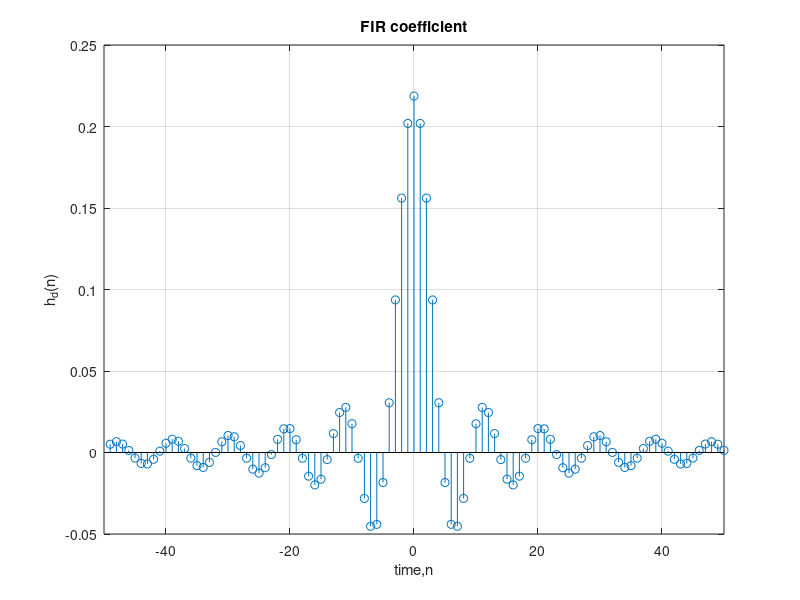
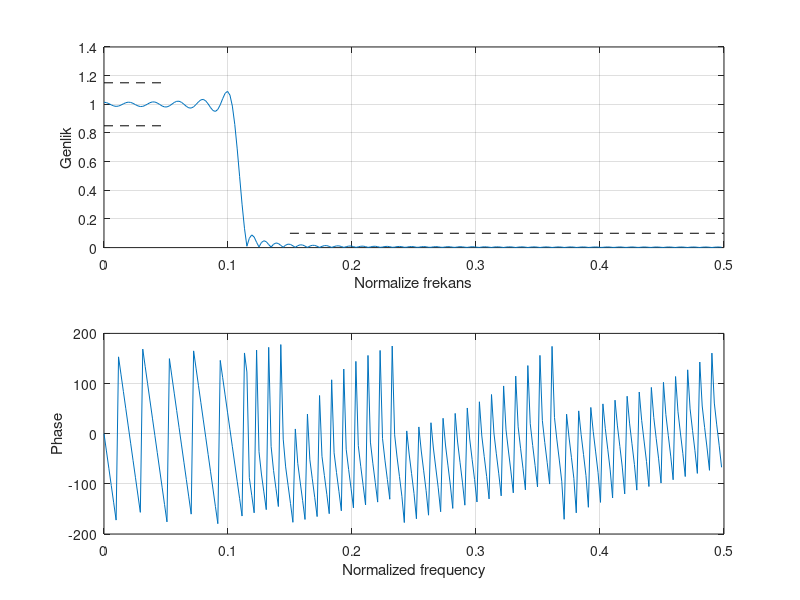
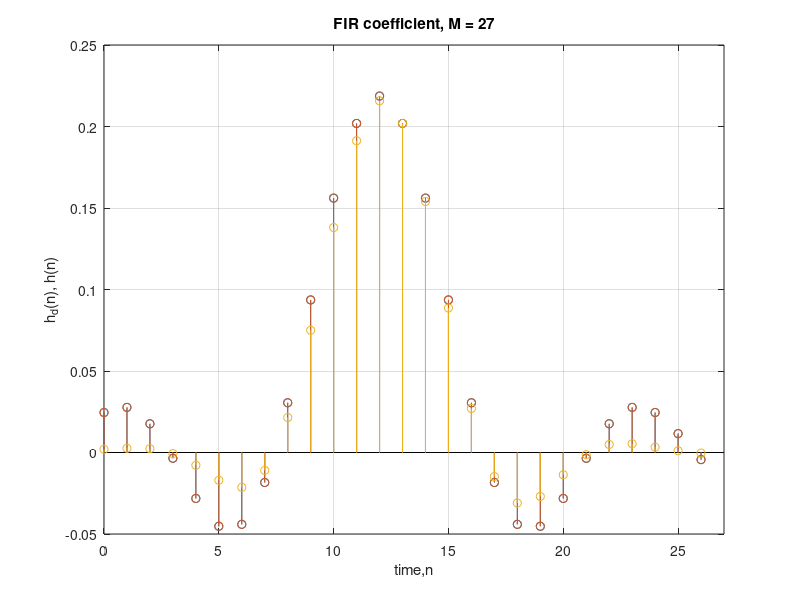
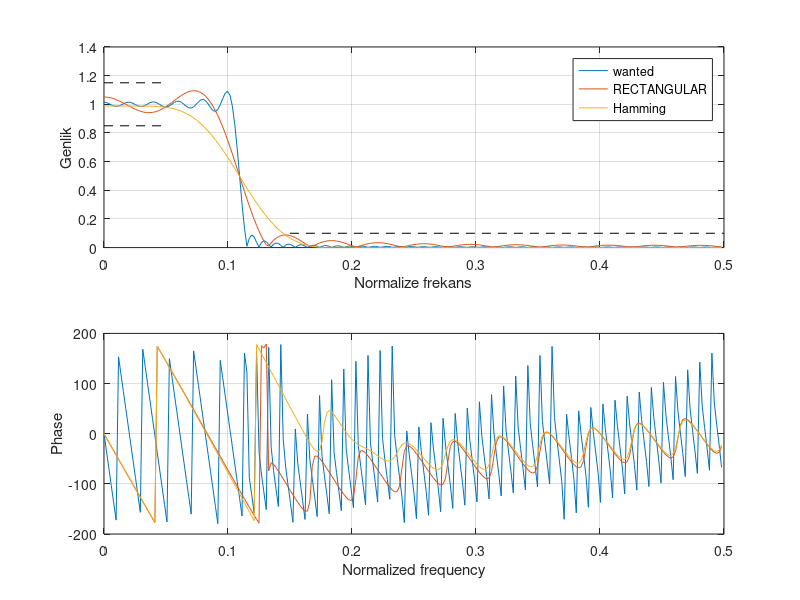

Source code (MATLAB) for these figures, in order:
% EEM 423 Digital Signal Processing / EEM 411 Sayısal İşaret İşleme 
% FIR filter scanning application with Window Approach
%Design Requirements
wc = 0.687;   d1=0.15;   d2=0.1;
wp = 0.314; ws = 0.942; 
% FIR filter coefficients shifted by (M-1)/2
Md = 101; nn = (1:Md)-(Md-1)/2;
h_d = sin(wc*(nn))./(pi*(nn));  h_d((Md-1)/2) = wc/pi;
figure(1),
stem(nn,h_d),grid,axis([-(Md-1)/2 (Md-1)/2 ylim]),xlabel('time,n'),ylabel('h_d(n)'),title('FIR coefficient')
% Let's get the Frequency Response
[Hd,w] = freqz(h_d,1,256);
figure(2)
subplot(211),plot(w/pi/2,abs(Hd),[0 wp/pi/2],(1+d1)*[1 1],'k--',[0 wp/pi/2],(1-d1)*[1 1],'k--',[ws/pi/2 0.5],(d2)*[1 1],'k--'),grid,xlabel('Normalize frekans'),ylabel('Genlik')
subplot(212),plot(w/pi/2,angle(Hd)*180/pi),grid,xlabel('Normalized frequency'),ylabel('Phase')
pause
% Designed FIR filter length
M = 27; 
n = 0:M-1;h_ds = h_d((Md-1)/2-(M-1)/2+(1:M));
% through rectangular window
w_d = ones(1,M);  h_r = w_d.*h_ds; 
figure(3),
stem(n,[h_ds',h_r']),grid,axis([0 M ylim]),xlabel('time,n'),ylabel('h_d(n), h(n)'),title('FIR coefficient')
% Let's get the Frequency Response
[Hr,w] = freqz(h_r,1,256);
figure(4)
subplot(211),plot(w/pi/2,abs([Hd,Hr]),[0 wp/pi/2],(1+d1)*[1 1],'k--',[0 wp/pi/2],(1-d1)*[1 1],'k--',[ws/pi/2 0.5],(d2)*[1 1],'k--'),grid,xlabel('Normalized frequency'),ylabel('amplitute')
subplot(212),plot(w/pi/2,angle([Hd,Hr])*180/pi),grid,xlabel('Normalized frequency'),ylabel('Phase')
pause
% Hamming passed through the window
w_h = 0.54-0.46*cos(2*pi*n/(M-1));   h_h = w_h.*h_ds;   
figure(3),clf
stem(n,[h_ds',h_r',h_h']),grid,axis([0 M ylim]),xlabel('time,n'),ylabel('h_d(n), h(n)'),title(['FIR coefficient, M = ',num2str(M)])
%get the frequency response
[Hh,w] = freqz(h_h,1,256);
figure(4),clf
subplot(211),plot(w/pi/2,abs([Hd,Hr,Hh]),[0 wp/pi/2],(1+d1)*[1 1],'k--',[0 wp/pi/2],(1-d1)*[1 1],'k--',[ws/pi/2 0.5],(d2)*[1 1],'k--'),grid,xlabel('Normalize frekans'),ylabel('Genlik')
legend('wanted','RECTANGULAR','Hamming')
subplot(212),plot(w/pi/2,angle([Hd,Hr,Hh])*180/pi),grid,xlabel('Normalized frequency'),ylabel('Phase')
pause
 
 

